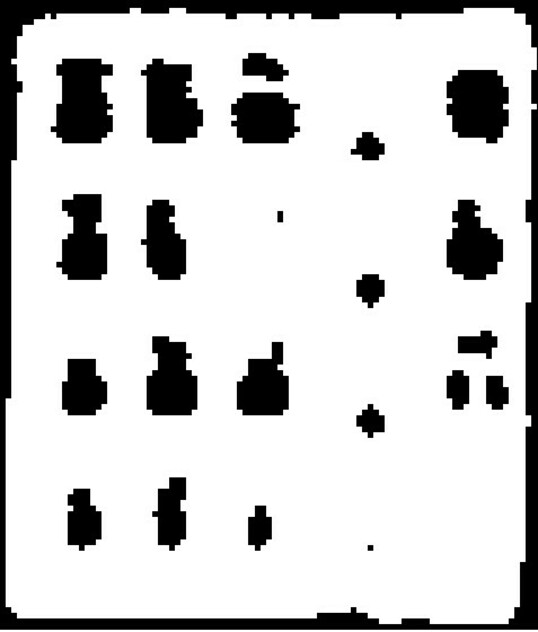
#> input picture Bitmaps/08rm5.jpg, 538 x 632 px, found by its file name
$ python 'Detect Windows.py'
#> lines starting #> are read from the running program, lines starting #| are printed output that depends on the picture; after the words box and inside, x2 and y2 are one past the last pixel; in counts of white or black regions, pixels touching at a corner belong together; long printed decimals are rounded
# -*- coding: utf-8 -*-
"""
Created on Sun May 26 16:08:40 2019

@author: konra
"""

import cv2
import numpy as np

def find_if_close(cnt1,cnt2):
    row1,row2 = cnt1.shape[0],cnt2.shape[0]
    for i in range(row1):
        for j in range(row2):
            dist = np.linalg.norm(cnt1[i]-cnt2[j])
            if abs(dist) < 20 :
                return True
            elif i==row1-1 and j==row2-1:
                return False
def averagecounter(cont_areas, group_numbers, group_number):
    counter = 0
    counter2 = 0
    area = 0
    for i in group_numbers:

        if i==group_number:
            area += cont_areas[counter2]
            counter +=1
        counter2+=1

    area = area/counter
#   s print('area:',area)
    return area


img = cv2.imread('08rm5.jpg')
#> img is the input picture: shape (632, 538, 3); min 0, max 255, mean 204.9
gray = cv2.cvtColor(img,cv2.COLOR_BGR2GRAY)
ret,thresh = cv2.threshold(gray,150,255,cv2.THRESH_BINARY)
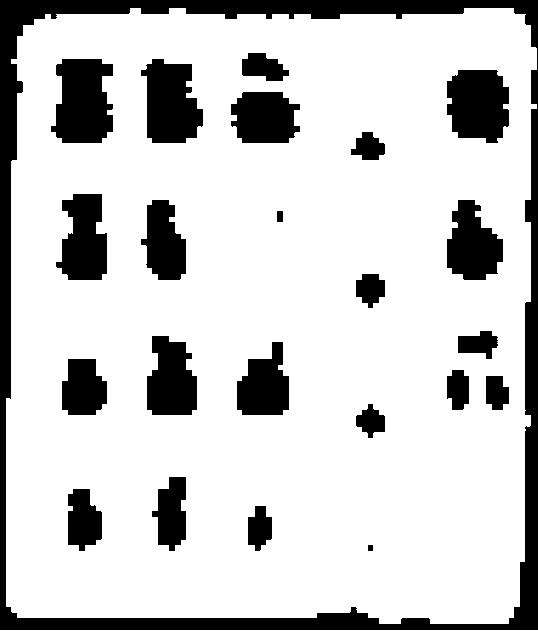
#> thresh: shape (632, 538); 80.1% white; 23 black regions
contours,hier = cv2.findContours(thresh,1,2)
#> contours = 24 contours; largest, box (x1, y1, x2, y2) and area: (6, 8, 537, 624) 310939, (50, 58, 114, 144) 4321, (140, 58, 204, 144) 3984, (446, 69, 510, 144) 3904, (55, 193, 108, 281) 3400

LENGTH = len(contours)
#> LENGTH = 24
status = np.zeros((LENGTH,1))
#> status = 24 values from 0 to 0
group_numbers = np.zeros((LENGTH,1))
#> group_numbers = 24 values from 0 to 0
cont_areas = np.zeros((LENGTH,1))
#> cont_areas = 24 values from 0 to 0
cont_w = np.zeros((LENGTH,1))
#> cont_w = 24 values from 0 to 0
cont_h = np.zeros((LENGTH,1))
#> cont_h = 24 values from 0 to 0

contours_saved = []
print(LENGTH)
#| 24
for i,cnt1 in enumerate(contours):
    x = i
    if i != LENGTH-1:
        for j,cnt2 in enumerate(contours[i+1:]):
            x = x+1
            dist = find_if_close(cnt1,cnt2)
            if dist == True:
                val = min(status[i],status[x])
                status[x] = status[i] = val
            else:
                if status[x]==status[i]:
                    status[x] = i+1
#> this loop made 24 passes
#> cnt1 on pass 1: [[0, 630], [0, 631], [537, 631], [537, 630]]
#> after the loop, status = 24 values, max 21 at index 21, min 0 at index 0, mean 10.38
height = 531
lenght = 616
area = 310939
unified = []
maximum = int(status.max())+1
#> maximum = 22
groups_area = [0 for x in range(16)]
#> groups_area = [0, 0, 0, 0, 0, 0, 0, 0, 0, 0, 0, 0, 0, 0, 0, 0]
groups_h = [0 for x in range(16)]
#> groups_h = [0, 0, 0, 0, 0, 0, 0, 0, 0, 0, 0, 0, 0, 0, 0, 0]
groups_w = [0 for x in range(16)]
#> groups_w = [0, 0, 0, 0, 0, 0, 0, 0, 0, 0, 0, 0, 0, 0, 0, 0]
counter1 = 0
counter2 = 0
counter3 = 0
similarity = 0.4
similarity_d = 0.5
group_ratio = [0 for x in range(4)]
#> group_ratio = [0, 0, 0, 0]
for i in range(maximum):
    pos = np.where(status==i)[0]
    if pos.size != 0:
        cont = np.vstack(contours[i] for i in pos)
        x,y,w,h = cv2.boundingRect(cont)
        c_area = w*h
        if c_area<0.4*area and c_area>0.003*area and w>20 and h>20:

            cont_areas[counter3] = c_area
            cont_h[counter3] = h
            cont_w[counter3] = w
            counter1 = 1
            for group_area in groups_area:
                if group_area >0:


                    #if area is similar to the average of existing group
#                    print('iterating group', counter1)
                    if c_area>group_area*(1-similarity) and c_area<group_area*(1+similarity):
                        if w>groups_w[counter1]*(1-similarity_d) and w<groups_w[counter1]*(1+similarity_d):
                            if h>groups_h[counter1]*(1-similarity_d) and h<groups_h[counter1]*(1+similarity_d):
                                print('Found similar group, average area vs window:',group_area,c_area,'group number',counter1,groups_h[counter1],groups_w[counter1],'window number', counter3,h,w)
                                group_numbers[counter3] = counter1
                    counter1+=1
            #if non group assigned
            if group_numbers[counter3] == 0:
                counter2+=1
                group_numbers[counter3] = counter2
                print('Did not find similar group, window area, height, width:',c_area,h,w,' creating group number',counter2,'window number', counter3)
            groups_area[int(group_numbers[counter3])] = averagecounter(cont_areas, group_numbers, group_numbers[counter3])
            groups_w[int(group_numbers[counter3])] = averagecounter(cont_w, group_numbers, group_numbers[counter3])
            groups_h[int(group_numbers[counter3])] = averagecounter(cont_h, group_numbers, group_numbers[counter3])
            print('Group',group_numbers[counter3],'Updated area,height and width:', groups_area[int(group_numbers[counter3])],groups_h[int(group_numbers[counter3])],groups_w[int(group_numbers[counter3])])
            counter3+=1
#> this loop made 22 passes
#> (pos, cont, x, y, w, h, c_area) on pass 1: ([0], [[0, 630], [0, 631], [537, 631], [537, 630]], 0, 630, 538, 2, 1076)
#> (pos, x, y, w, h, c_area) on passes 2 to 7: ([1], 367, 544, 7, 8, 56), ([2], 247, 505, 26, 47, 1222), ([3], 67, 488, 36, 64, 2304), ([4], 151, 476, 36, 76, 2736), ([5], 355, 403, 31, 36, 1116), ([6, 7, 11], 446, 330, 64, 81, 5184)
#> (printed output is left out)

counter = 0
for i in range(maximum):
    pos = np.where(status==i)[0]
    if pos.size != 0:
        cont = np.vstack(contours[i] for i in pos)
        x,y,w,h = cv2.boundingRect(cont)
        c_area = w*h
        if c_area<0.4*area and c_area>0.003*area and w>20 and h>20:
            group_n = int(group_numbers[counter])
            print(x,y,h,w)
            M = cv2.moments(cont)
            cX = int((M["m10"] / M["m00"]))
            cY = int((M["m01"] / M["m00"]))
            x,y = cX-groups_h[group_n]/2, cY-groups_w[group_n]/2
            h,w = groups_h[group_n], groups_w[group_n]

            print(x,y,cX,cY,h,w,groups_h[group_n]/2)
            print('...')
            counter+=1
            ratio = round(int(w*h)/int(area),4)
#> (the run stopped early here; a loop or call above may not have finished)

$ run again, with Bitmaps/06rm7.jpg copied over Bitmaps/08rm5.jpg
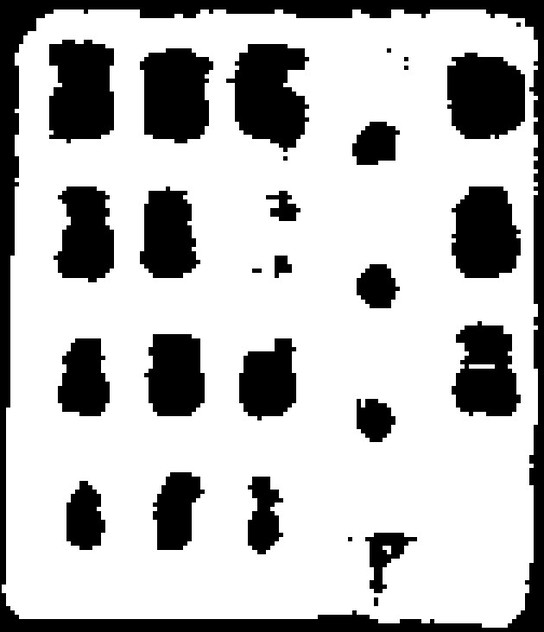
#> input picture Bitmaps/06rm7.jpg, 544 x 632 px, found by its file name
#> img is the input picture: shape (632, 544, 3); min 0, max 255, mean 185.9
#> `ret,thresh = cv2.threshold(gray,150,255,cv2.THRESH_BINARY)`:
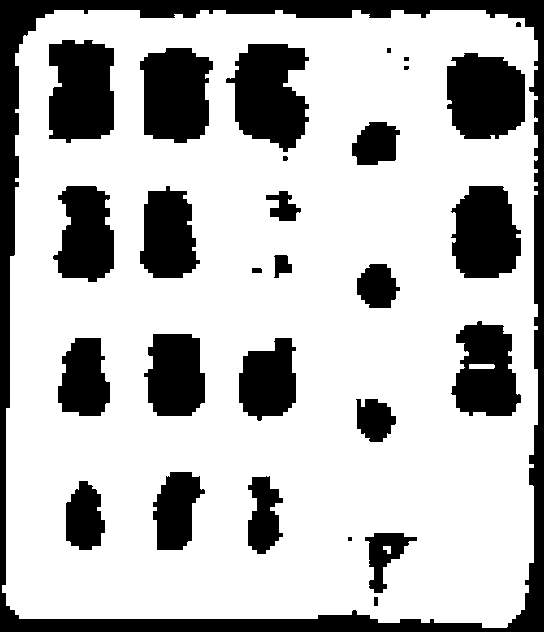
#> thresh: shape (632, 544); 72.8% white; 29 black regions (2 under 20 px)
#> contours = 31 contours; largest, box (x1, y1, x2, y2) and area: (2, 10, 538, 628) 314696, (225, 43, 310, 153) 6372, (48, 39, 115, 144) 5994, (446, 52, 526, 140) 5798, (139, 47, 214, 144) 5750
#> LENGTH = 31
#| 31
#> the loop `for i,cnt1 in enumerate(contours):` made 31 passes
#> the loop `for i in range(maximum):` made 23 passes
#| Did not find similar group, window area, height, width: 5325 75 71  creating group number 1 window number 0
#| Group [1.] Updated area,height and width: [5325.] [75.] [71.]
#| Did not find similar group, window area, height, width: 2911 71 41  creating group number 2 window number 1
#| Group [2.] Updated area,height and width: [2911.] [71.] [41.]
#| Found similar group, average area vs window: [2911.] 2960 group number 2 [71.] [41.] window number 2 80 37
#| Group [2.] Updated area,height and width: [2935.5] [75.5] [39.]
#> (further printed lines are left out)
